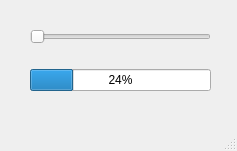
<?xml version="1.0" encoding="UTF-8"?>
<ui version="4.0">
 <class>MainWindow</class>
 <widget class="QMainWindow" name="MainWindow">
  <property name="geometry">
   <rect>
    <x>0</x>
    <y>0</y>
    <width>237</width>
    <height>151</height>
   </rect>
  </property>
  <property name="windowTitle">
   <string>MainWindow</string>
  </property>
  <widget class="QWidget" name="centralwidget">
   <widget class="QWidget" name="">
    <property name="geometry">
     <rect>
      <x>30</x>
      <y>10</y>
      <width>181</width>
      <height>101</height>
     </rect>
    </property>
    <layout class="QVBoxLayout" name="verticalLayout">
     <item>
      <widget class="QSlider" name="horizontalSlider">
       <property name="orientation">
        <enum>Qt::Horizontal</enum>
       </property>
      </widget>
     </item>
     <item>
      <widget class="QProgressBar" name="progressBar">
       <property name="value">
        <number>24</number>
       </property>
      </widget>
     </item>
    </layout>
   </widget>
  </widget>
  <widget class="QMenuBar" name="menubar">
   <property name="geometry">
    <rect>
     <x>0</x>
     <y>0</y>
     <width>237</width>
     <height>17</height>
    </rect>
   </property>
  </widget>
  <widget class="QStatusBar" name="statusbar"/>
 </widget>
 <resources/>
 <connections/>
</ui>
